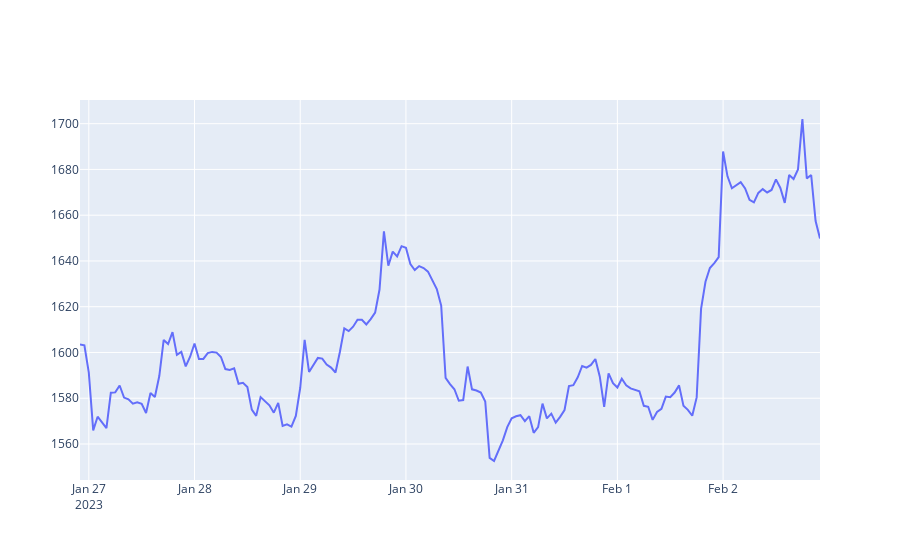
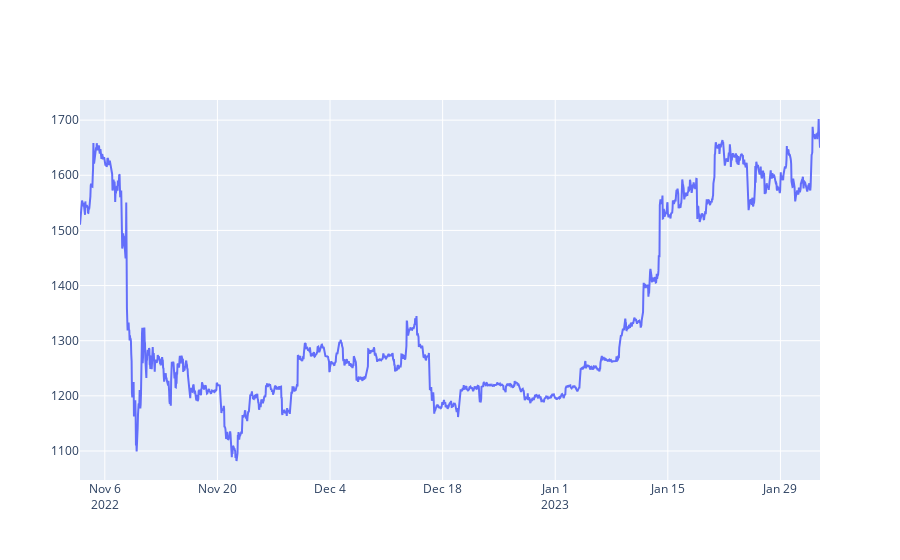

Notebook cell for these charts, in order:
### Code cell
from plotly.offline import init_notebook_mode, iplot
init_notebook_mode(connected=True)

def getLine(df_input):
    x = df_input.index
    y = df_input.values
    fig = go.Figure(data=go.Scatter(x = x, y = y))
    fig.show()
    
#------------------------------------------------

#( getLine(getRates('ETH-USD',  '1d',  '1h')) )
( getLine(getRates('ETH-USD',  '1wk',  '1h')) )
( getLine(getRates('ETH-USD',  '3mo',  '1h')) )
#( getLine(getRates('ETH-USD',  '3y',  '1d')) )

### Figure 1 — Plotly figure (JSON) as saved in the notebook; plotly's stock layout.template omitted (floating-point values rounded to 4 significant figures; data arrays with more than 128 entries replaced by an {"elided": "..."} marker saying what was removed)
{"data": [{"x": {"elided": "169 str values"}, "y": {"elided": "169 float values"}, "type": "scatter"}], "layout": {"xaxis": {"type": "date", "range": ["2023-01-26 22:00", "2023-02-02 22:00"], "autorange": true}, "yaxis": {"type": "linear", "range": [1544.0, 1710.0], "autorange": true}, "autosize": true}}

### Figure 2 — Plotly figure (JSON) as saved in the notebook; plotly's stock layout.template omitted (floating-point values rounded to 4 significant figures; data arrays with more than 128 entries replaced by an {"elided": "..."} marker saying what was removed)
{"data": [{"x": {"elided": "2207 str values"}, "y": {"elided": "2207 float values"}, "type": "scatter"}], "layout": {"xaxis": {"type": "date", "range": ["2022-11-02 22:00", "2023-02-02 22:00"], "autorange": true}, "yaxis": {"type": "linear", "range": [1047.0, 1737.0], "autorange": true}, "autosize": true}}
